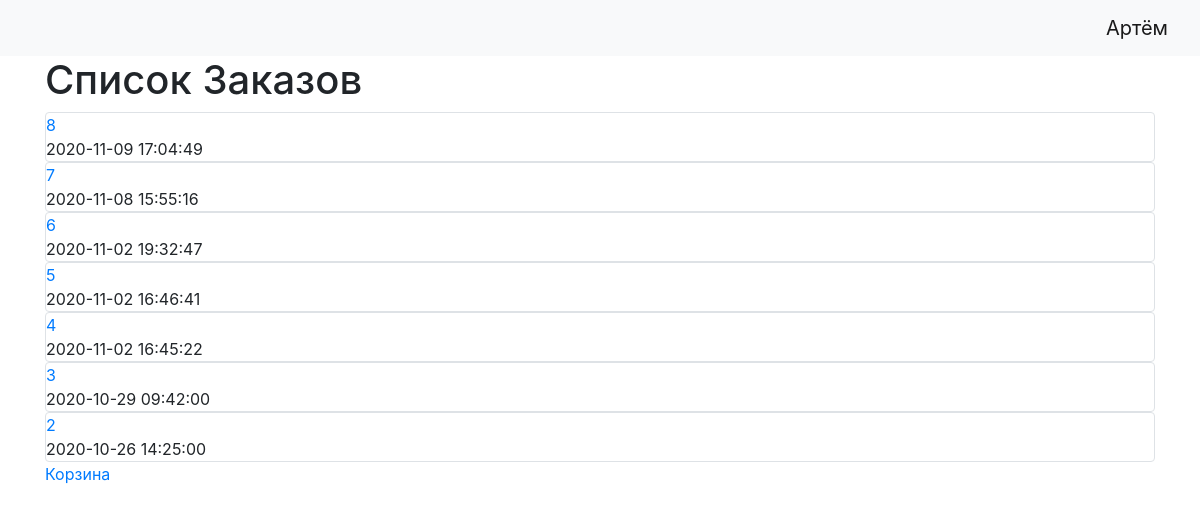
Page /orders (signed in) on the committed database.
### data/users.py (models this page shows)
class User(SqlAlchemyBase, SerializerMixin, UserMixin):
    __tablename__ = 'users'
    id = sqlalchemy.Column(sqlalchemy.Integer,
                           primary_key=True, autoincrement=True)
    login = sqlalchemy.Column(sqlalchemy.String)
    password = sqlalchemy.Column(sqlalchemy.String)

### data/orders.py (models this page shows)
class Order(SqlAlchemyBase, SerializerMixin):
    __tablename__ = 'orders'
    order_id = sqlalchemy.Column(sqlalchemy.Integer,
                           primary_key=True, autoincrement=True)
    user_id = sqlalchemy.Column(
        sqlalchemy.Integer, sqlalchemy.ForeignKey(User.id), nullable=False)
    bought_at = sqlalchemy.Column(sqlalchemy.DateTime)
    user = orm.relation('User')

### main.py (the view)
@app.route('/orders', methods=['GET'])
def orders():
    if current_user.is_authenticated:
        db_sess = db_session.create_session()
        orders = db_sess.query(Order).filter(
            Order.user_id == current_user.id).order_by(Order.bought_at.desc())
        return render_template("/orders.html", orders=orders)
    else:
        return redirect("/")

### data/db_session.py (called while the page is built)
def create_session() -> Session:
    global __factory
    return __factory()

### main.py (called while the page is built)
@login_manager.user_loader
def load_user(id):
    db_sess = db_session.create_session()
    return db_sess.query(User).get(id)

### templates/orders.html
{% extends "base.html" %}
{% block content %}
<h1>Список Заказов</h1>
{% for item in orders%}
<div class="col-md6 border rounded">
    <a href="/order/{{item.order_id}}">{{item.order_id}}</a>
    <div>
        {{item.bought_at}}
    </div>
</div>
{% endfor %}
<a href="/basket">Корзина</a>
{% endblock %}

### templates/base.html (shortened to what this page needs)
<!doctype html >
<html lang="en">
<head>
    <link rel="stylesheet"
          href="https://stackpath.bootstrapcdn.com/bootstrap/4.4.1/css/bootstrap.min.css"
>
</head>
<body>
<header>
    <nav class="navbar navbar-light bg-light">
        {% if current_user.is_authenticated %}
            <a class="navbar-brand" href="/logout">{{ current_user.login }}</a>
        {% else %}
            <p>
                <a class="btn btn-primary " href="/register">Зарегистрироваться</a>
                <a class="btn btn-success" href="/login">Войти</a>
            </p>
        {% endif %}
    </nav>
</header>
<main role="main" class="container">
    {% block content %}{% endblock %}
</main>
</body>
</html>

### rows in the picture
User: login "Артём"
Order: order_id "8", bought_at "2020-11-09 17:04:49"
Order: order_id "7", bought_at "2020-11-08 15:55:16"
Order: order_id "6", bought_at "2020-11-02 19:32:47"
Order: order_id "5", bought_at "2020-11-02 16:46:41"
Order: order_id "4", bought_at "2020-11-02 16:45:22"
Order: order_id "3", bought_at "2020-10-29 09:42:00"
Order: order_id "2", bought_at "2020-10-26 14:25:00"
